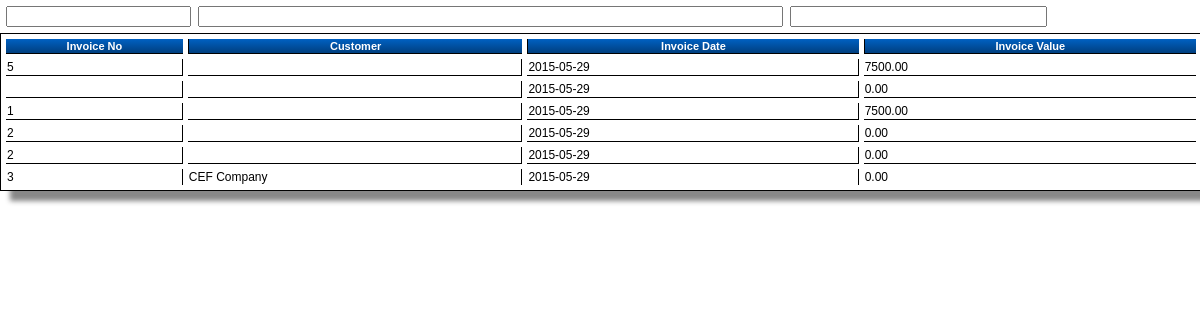
The page /serach_inv.php?stname=inv_mast on the database its author committed.
### tables this page shows
CREATE TABLE IF NOT EXISTS `s_salma` (
`id` bigint(20) NOT NULL,
  `REF_NO` varchar(25) DEFAULT NULL,
  `TRN_TYPE` varchar(10) DEFAULT NULL,
  `SDATE` date DEFAULT NULL,
  `C_CODE` varchar(20) DEFAULT NULL,
  `CUS_NAME` varchar(100) DEFAULT NULL,
  `C_ADD1` varchar(100) DEFAULT NULL,
  `TYPE` varchar(10) DEFAULT NULL,
  `SAL_EX` varchar(20) DEFAULT NULL,
  `DISCOU` decimal(20,2) DEFAULT '0.00',
  `AMOUNT` decimal(20,2) DEFAULT '0.00',
  `GST` decimal(20,2) DEFAULT '0.00',
  `GRAND_TOT` decimal(20,2) DEFAULT '0.00',
  `DUMMY_VAL` decimal(20,2) DEFAULT '0.00',
  `DIS` decimal(20,2) DEFAULT '0.00',
  `DIS1` decimal(20,2) DEFAULT '0.00',
  `DIS2` decimal(20,2) DEFAULT '0.00',
  `DIS_RUP` decimal(20,2) DEFAULT '0.00',
  `CASH` decimal(20,2) DEFAULT '0.00',
  `TOTPAY` decimal(20,2) DEFAULT '0.00',
  `ORD_NO` varchar(25) DEFAULT NULL,
  `ORD_DA` varchar(25) DEFAULT NULL,
  `SETTLED` varchar(10) DEFAULT NULL,
  `TOTPAY1` varchar(20) DEFAULT NULL,
  `DES_CAT` varchar(20) DEFAULT NULL,
  `DEPARTMENT` varchar(20) DEFAULT NULL,
  `REMARK` varchar(50) DEFAULT NULL,
  `CANCELL` varchar(10) DEFAULT '0',
  `BTT` varchar(20) DEFAULT NULL,
  `VAT` varchar(20) DEFAULT NULL,
  `VAT_VAL` decimal(20,2) DEFAULT '0.00',
  `Brand` varchar(20) DEFAULT NULL,
  `DEV` varchar(10) DEFAULT '0',
  `Account` varchar(10) DEFAULT NULL,
  `Accname` varchar(10) DEFAULT NULL,
  `Costcenter` varchar(10) DEFAULT NULL,
  `RET_AMO` decimal(20,2) DEFAULT '0.00',
  `cre_pe` int(11) DEFAULT NULL,
  `Comm` varchar(20) DEFAULT NULL,
  `red` varchar(20) DEFAULT NULL,
  `deli_date` date DEFAULT NULL,
  `seri_no` varchar(20) DEFAULT NULL,
  `points` varchar(20) DEFAULT NULL,
  `LOCK1` varchar(10) DEFAULT NULL,
  `deliin` varchar(10) DEFAULT NULL,
  `SVAT` decimal(8,0) DEFAULT '0',
  `REQ_DATE` date DEFAULT NULL,
  `tmp_no` varchar(30) DEFAULT NULL,
  `vat_no` varchar(20) DEFAULT NULL,
  `s_vat_no` varchar(20) DEFAULT NULL,
  `veheno` varchar(30) DEFAULT NULL,
  `driver` varchar(30) DEFAULT NULL,
  `loaddate` date DEFAULT NULL,
  `pirnt_serial` varchar(5) DEFAULT '0',
  `userid` varchar(20) DEFAULT NULL
);

### serach_inv.php (the view, shortened to what this page needs)
<!DOCTYPE html PUBLIC "-//W3C//DTD XHTML 1.0 Transitional//EN" "http://www.w3.org/TR/xhtml1/DTD/xhtml1-transitional.dtd">
<html xmlns="http://www.w3.org/1999/xhtml">
<head>
<link href="admin_min.css" rel="stylesheet" type="text/css" media="screen" />
<link rel="stylesheet" href="css/table_min.css" type="text/css"/>
</head>
<body>
 <table width="899" border="0">
<tr>
						<?php
	  				$stname = $_GET["stname"];
					?>
                             <td width="243"  background="images/headingbg.gif" ><input type="text" size="20" name="invno" id="invno" value="" class="txtbox"  onkeyup="<?php echo "update_list('$stname')"; ?>"/></td>
    <td width="446"  background="images/headingbg.gif" ><input type="text" size="70" name="customername" id="customername" value="" class="txtbox" onkeyup="<?php echo "update_list('$stname')"; ?>"/></td>
    <td width="196"  background="images/headingbg.gif" ><input type="text" size="29" name="invdate" id="invdate" value="" class="txtbox"/></td>
   </tr>  </table>
<div class="CSSTableGenerator" >
                <div id="filt_table">  <table width="735" border="0" class=\"form-matrix-table\">
                            <tr>
                              <td width="220"  background="images/headingbg.gif" ><font color="#FFFFFF">Invoice No</font></td>
                              <td width="424"  background="images/headingbg.gif"><font color="#FFFFFF">Customer</font></td>
                              <td width="424"  background="images/headingbg.gif"><font color="#FFFFFF">Invoice Date</font></td>
                              <td width="424"  background="images/headingbg.gif"><font color="#FFFFFF">Invoice Value</font></td>
   </tr>
                            <?php
							if ($_GET["stname"]=="crn"){
								if ($_SESSION["custno"]!=""){
									$sql="SELECT * FROM s_salma where C_CODE='".$_SESSION["custno"]."' and DEV='".$_SESSION["dev"]."' and CANCELL='0' order by SDATE desc limit 50";
								} else {
									$sql="SELECT * FROM s_salma where CANCELL='0' order by SDATE desc limit 50";
								}
							} else if ($_GET["stname"]=="grn"){
								if ($_SESSION["custno"]!=""){
									$sql="SELECT * FROM s_salma where C_CODE='".$_SESSION["custno"]."' and DEV='".$_SESSION["dev"]."' and CANCELL='0' order by SDATE desc limit 50";
								} else {
									$sql="SELECT * FROM s_salma where CANCELL='0' and DEV='".$_SESSION["dev"]."' order by SDATE desc limit 50";
								}
							} else if ($_GET["stname"]=="search_grn"){
								$sql="SELECT * FROM s_crnma where CANCELL='0' order by SDATE desc limit 50";
							} else {
								$sql="SELECT * FROM s_salma where  CANCELL='0' order by SDATE desc limit 50";
							}
							$result =mysqli_query($GLOBALS['dbinv'],$sql) ;
							while($row = mysql_fetch_array($result)){
							echo "<tr>
                              <td onclick=\"invno('".$row['REF_NO']."', '".$_GET['stname']."');\">".$row['REF_NO']."</a></td>
                              <td onclick=\"invno('".$row['REF_NO']."', '".$_GET['stname']."');\">".$row["CUS_NAME"]."</a></td>
                              <td onclick=\"invno('".$row['REF_NO']."', '".$_GET['stname']."');\">".$row['SDATE']."</a></td>
							  <td onclick=\"invno('".$row['REF_NO']."', '".$_GET['stname']."');\">".$row['GRAND_TOT']."</a></td>
                            </tr>";
							}
							  ?>
                    </table>
                </div>
      </div>
</body>
</html>

### css/table_min.css (style rules this page uses)
.CSSTableGenerator { margin:0px;padding:0px; width:100%; box-shadow: 10px 10px 5px #888888; border:1px solid #000000; -moz-border-radius-bottomleft:0px; -webkit-border-bottom-left-radius:0px; border-bottom-left-radius:0px; -moz-border-radius-bottomright:0px; -webkit-border-bottom-right-radius:0px; border-bottom-right-radius:0px; -moz-border-radius-topright:0px; -webkit-border-top-right-radius:0px; border-top-right-radius:0px; -moz-border-radius-topleft:0px; -webkit-border-top-left-radius:0px; border-top-left-radius:0px; }
.CSSTableGenerator table { width:100%; height:100%; margin:0px;padding:0px; text-shadow:none; }
.CSSTableGenerator tr:last-child td:last-child { -moz-border-radius-bottomright:0px; -webkit-border-bottom-right-radius:0px; border-bottom-right-radius:0px; }
.CSSTableGenerator table tr:first-child td:first-child { -moz-border-radius-topleft:0px; -webkit-border-top-left-radius:0px; border-top-left-radius:0px; }
.CSSTableGenerator table tr:first-child td:last-child { -moz-border-radius-topright:0px; -webkit-border-top-right-radius:0px; border-top-right-radius:0px; }
.CSSTableGenerator tr:last-child td:first-child { -moz-border-radius-bottomleft:0px; -webkit-border-bottom-left-radius:0px; border-bottom-left-radius:0px; }
.CSSTableGenerator td { vertical-align:middle; border:1px solid #000000; border-width:0px 1px 1px 0px; cursor:pointer; padding:1px; font-size:12px; font-family:Arial; font-weight:normal; color:#000000; }
.CSSTableGenerator tr:last-child td { border-width:0px 1px 0px 0px; }
.CSSTableGenerator tr td:last-child { border-width:0px 0px 1px 0px; }
.CSSTableGenerator tr:last-child td:last-child { border-width:0px 0px 0px 0px; }
.CSSTableGenerator tr:first-child td { background:-o-linear-gradient(bottom, #005fbf 5%, #003f7f 100%); background:-webkit-gradient( linear, left top, left bottom, color-stop(0.05, #005fbf), color-stop(1, #003f7f) ); background:-moz-linear-gradient( center top, #435662 5%, #435662 100% ); filter:progid:DXImageTransform.Microsoft.gradient(startColorstr="#005fbf", endColorstr="#003f7f"); background: -o-linear-gradient(top,#005fbf,003f7f); background-color:#005fbf; border:0px solid #000000; text-align:center; border-width:0px 0px 1px 1px; font-size:11px; font-family:Arial; font-weight:bold; color:#ffffff; }
.CSSTableGenerator tr:first-child td:first-child { border-width:0px 0px 1px 0px; }
.CSSTableGenerator tr:first-child td:last-child { border-width:0px 0px 1px 1px; }

### css/general.css (style rules this page uses)
html, body { margin: 0; padding: 0; height: 100%; }
body { font-family: Arial; font-size: 12px; color: #3a3a3a; }
table { border-collapse:inherit ; border-spacing: 5px; }

### serach_inv.php (style rules this page uses)
html { height:100%; }

### rows shown on the page
s_salma: REF_NO "5", SDATE "2015-05-29", GRAND_TOT "7500.00"
s_salma: SDATE "2015-05-29", GRAND_TOT "0.00"
s_salma: REF_NO "1", SDATE "2015-05-29", GRAND_TOT "7500.00"
s_salma: REF_NO "2", SDATE "2015-05-29", GRAND_TOT "0.00"
s_salma: REF_NO "2", SDATE "2015-05-29", GRAND_TOT "0.00"
s_salma: REF_NO "3", CUS_NAME "CEF Company", SDATE "2015-05-29", GRAND_TOT "0.00"
